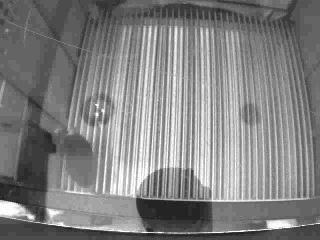
#> input picture frame 80 of contextA.avi, 320 x 240 px
$ python read_video.py
#> lines starting #> are read from the running program, lines starting #| are printed output that depends on the picture; after the words box and inside, x2 and y2 are one past the last pixel; in counts of white or black regions, pixels touching at a corner belong together
from time import sleep

import cv2
import numpy as np

i = 0

THRESHOLD = 30


class VideoFrameIsEmpty(Exception):
    pass


def load_video(path: str) -> cv2.VideoCapture:
    "load video to OpenCV"
#> in read_frame, data is the input picture: shape (240, 320, 3); min 28, max 252, mean 128.9
    def get_frame_length(video: cv2.VideoCapture) -> float:
        "get number of frame in video"
        return video.get(cv2.CAP_PROP_FRAME_COUNT)

    video = cv2.VideoCapture(path)
    video.open(1 + cv2.CAP_DSHOW)
    fourcc = cv2.VideoWriter_fourcc('M', 'J', 'P', 'G')
    video.set(cv2.CAP_PROP_FOURCC, fourcc)
    video.set(cv2.CAP_PROP_FRAME_WIDTH, 1920)
    video.set(cv2.CAP_PROP_FRAME_HEIGHT, 1080)
    video.set(cv2.CAP_PROP_FPS, 60)

    if get_frame_length(video) == 0:
        raise VideoFrameIsEmpty
    else:
        return video


def binarize(image: np.ndarray) -> np.ndarray:
    "convert image to binarized one"
    return cv2.cvtColor(image, cv2.COLOR_BGR2GRAY)


def diff_image(im1: np.ndarray, im2: np.ndarray) -> np.ndarray:
    "measure difference between 2 images"
    return cv2.absdiff(im1, im2)
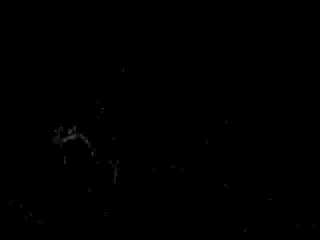
#> returned value: shape (240, 320); min 0, max 72, mean 0.2


def read_frame(video: cv2.VideoCapture):
    "read a frame from video object"
    load_status, data = video.read()
    if load_status:
        return data
    else:
        raise VideoFrameIsEmpty(
            'current frame is perhaps at end of video.')


def show_images(image: np.ndarray, window_name: str) -> None:
    "open window and show image"
    cv2.imshow(window_name, image)


def main():
    PATH = './contextA.avi'
    video = load_video(PATH)

    bg_data = binarize(read_frame(video))
    idx = -1
    while video.isOpened():
        idx += 1
        print(idx)
        r = read_frame(video)
        current_data = binarize(r)
        # 差分の絶対値
        mask = diff_image(current_data, bg_data)
        mask[mask < THRESHOLD] = 0
#> mask: shape (240, 320); 0.84% of pixels changed, all inside (x1, y1, x2, y2) = (8, 68, 316, 232)
        mask[mask >= THRESHOLD] = 255
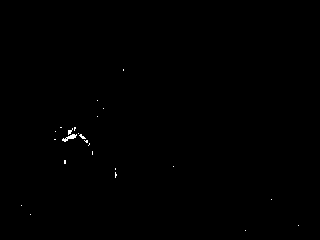
#> mask: shape (240, 320); 0.18% white in thin lines or dots, all inside (x1, y1, x2, y2) = (21, 69, 299, 231)
        # show_images(mask, "masked image")
        show_images(r, "current")
        # 背景画像の更新(if idx % 30:)
        bg_data = binarize(read_frame(video))
        sleep(0.1)

    video.release()


if __name__ == '__main__':
    try:
        main()
    except KeyboardInterrupt:
        pass

    cv2.destroyAllWindows()

$ run again, starting later in the video
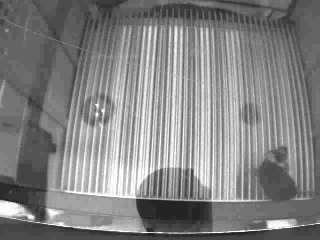
#> input picture frame 362 of contextA.avi, 320 x 240 px
#> in read_frame, data is the input picture: shape (240, 320, 3); min 28, max 252, mean 130.4
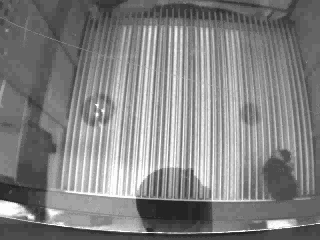
#> input picture frame 363 of contextA.avi, 320 x 240 px
#> in read_frame, data is the input picture: shape (240, 320, 3); min 28, max 252, mean 130.5
#> in main, `mask[mask >= THRESHOLD] = 255`:
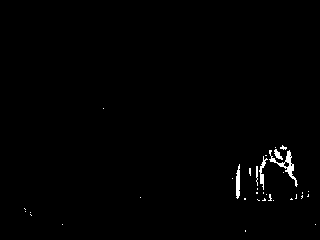
#> mask: shape (240, 320); 0.82% white; 35 white regions (30 under 20 px), largest, box (x1, y1, x2, y2) and area: (269, 150, 298, 187) 226, (236, 164, 240, 199) 113, (259, 156, 268, 190) 96, (274, 149, 283, 160) 49, (256, 166, 258, 186) 31

$ run again, starting later in the video
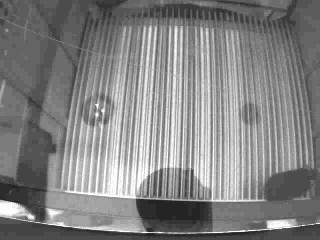
#> input picture frame 644 of contextA.avi, 320 x 240 px
#> in read_frame, data is the input picture: shape (240, 320, 3); min 28, max 252, mean 130.9
#> in diff_image, `return cv2.absdiff(im1, im2)`:
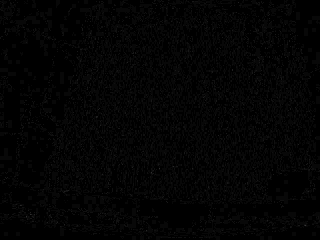
#> returned value: shape (240, 320); min 0, max 56, mean 3.4
